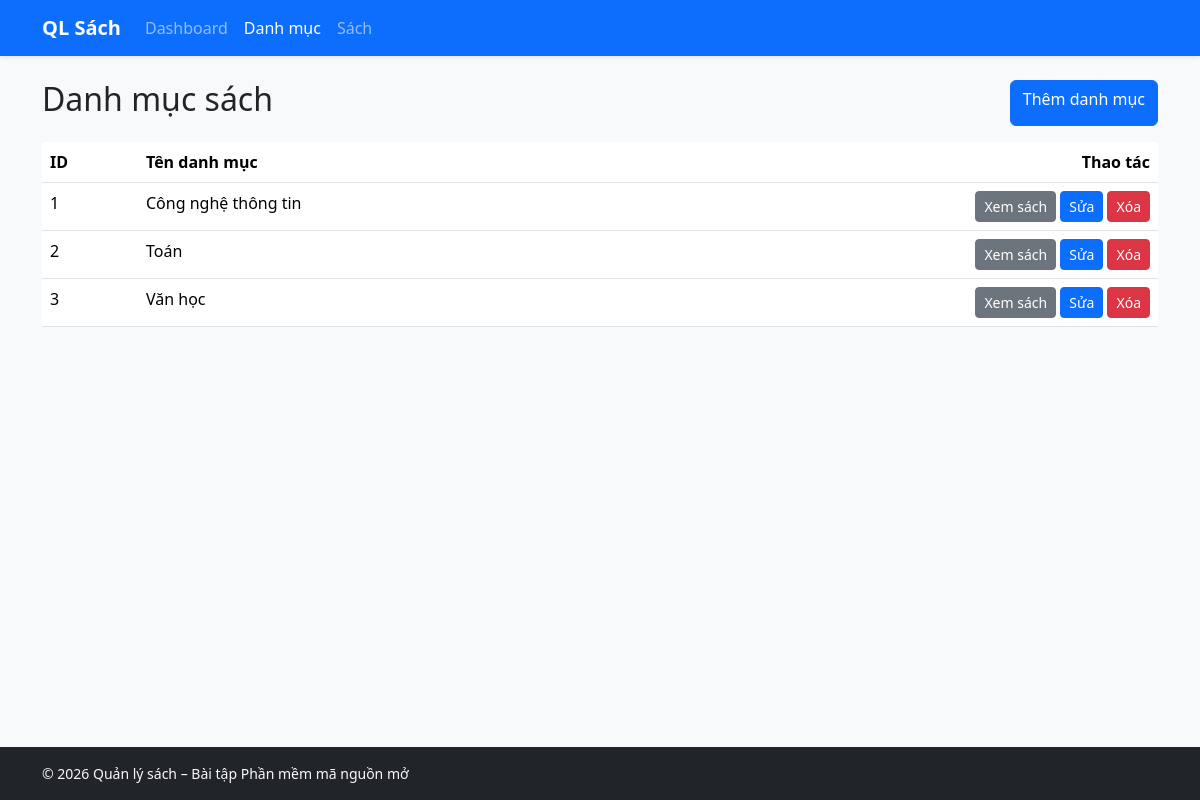
/xem-danh-muc, run on the app's committed database.
### app.py (models this page shows, shortened)
class Category(db.Model):
    id: Mapped[int] = mapped_column(primary_key = True)
    name: Mapped[str] = mapped_column(String(100),unique=True)

### app.py (the view)
@app.get("/xem-danh-muc")
def xem_danh_muc():
    categories = db.session.scalars(
        db.select(Category).order_by(Category.name)
    ).all()
    return render_template("danh_muc.html", categories=categories)

### templates/danh_muc.html (shortened to what this page needs)
{% extends "base.html" %}
{% block content %}
{% include "_navbar.html" %}
<div class="container py-4">
    <div class="d-flex flex-wrap justify-content-between mb-3">
        <h2>Danh mục sách</h2>
        <a href="{{ url_for('them_danh_muc') }}" class="btn btn-primary">Thêm danh mục</a>
    </div>
    <div class="table-responsive">
    <table class="table table-hover">
        <thead>
            <tr>
                <th>ID</th>
                <th>Tên danh mục</th>
                <th class="text-end">Thao tác</th>
            </tr>
        </thead>
        <tbody>
            {% for c in categories %}
                <tr>
                    <td>{{ c.id }}</td>
                    <td>{{ c.name }}</td>
                    <td class="text-end text-nowrap">
                        <a href="{{ url_for('xem_sach', category_id=c.id) }}" class="btn btn-sm btn-secondary">Xem sách</a>
                        <a href="{{ url_for('sua_danh_muc', id=c.id) }}" class="btn btn-sm btn-primary">Sửa</a>
                        <form method="post" action="{{ url_for('xoa_danh_muc', id=c.id) }}" class="d-inline">
                            <button type="submit" class="btn btn-sm btn-danger">Xóa</button>
                        </form>
                    </td>
                </tr>
            {% else %}
                <tr>
                    <td colspan="3" class="text-center">Chưa có danh mục nào.</td>
                </tr>
            {% endfor %}
        </tbody>
    </table>
    </div>
</div>
{% include "_footer.html" %}
{% endblock %}

### data on the page
Category: id "1", name "Công nghệ thông tin"
Category: id "2", name "Toán"
Category: id "3", name "Văn học"
